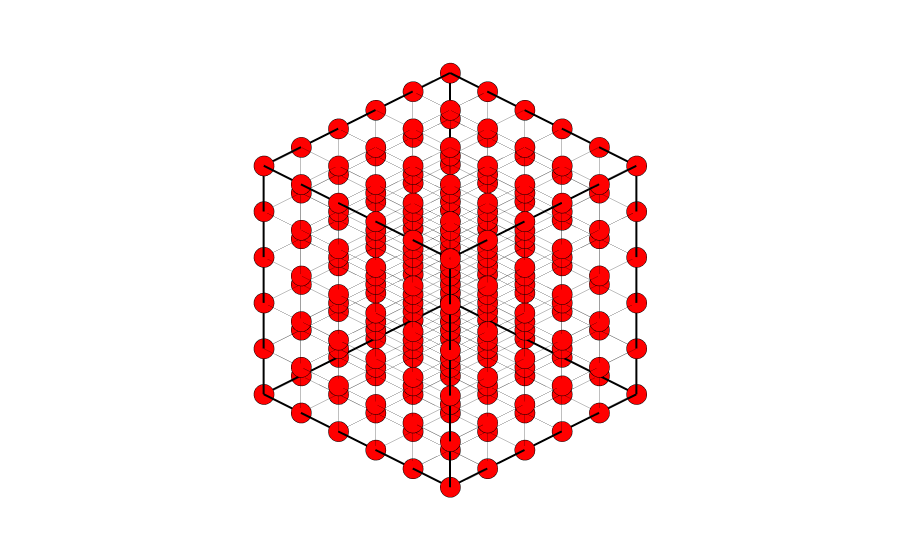

The code cell stored with this chart in its notebook:
### Code cell
def get_positions_plot(filename, saved_filename):

    with open(filename, 'r') as f:
        lines = f.readlines()
    
    num_atoms = int(lines[0])
    block_size = num_atoms + 2
    total_frames = len(lines) // block_size
    
    all_data = []
    for f in range(total_frames):
        start = f * block_size + 2
        end = start + num_atoms
        frame_coords = [l.split()[1:4] for l in lines[start:end]]
        
        df_frame = pd.DataFrame(frame_coords, columns=['x', 'y', 'z'], dtype=float)
        df_frame['frame'] = f  
        all_data.append(df_frame)

    df = pd.concat(all_data, ignore_index=True)

    last_frame = df[df['frame'] == df['frame'].max()]

    fig = px.scatter_3d(
        last_frame,
        x='x', y='y', z='z',
        opacity=1.0,
        template="plotly_white"
    )

    fig.update_traces(
        marker=dict(
            size=7,
            color='red',
            line=dict(width=0.5, color='black')
        )
    )

    # Box edges 
    xmin, ymin, zmin = last_frame[['x','y','z']].min()
    xmax, ymax, zmax = last_frame[['x','y','z']].max()

    edges = [
        ([xmin,xmax],[ymin,ymin],[zmin,zmin]),
        ([xmin,xmax],[ymax,ymax],[zmin,zmin]),
        ([xmin,xmax],[ymin,ymin],[zmax,zmax]),
        ([xmin,xmax],[ymax,ymax],[zmax,zmax]),

        ([xmin,xmin],[ymin,ymax],[zmin,zmin]),
        ([xmax,xmax],[ymin,ymax],[zmin,zmin]),
        ([xmin,xmin],[ymin,ymax],[zmax,zmax]),
        ([xmax,xmax],[ymin,ymax],[zmax,zmax]),

        ([xmin,xmin],[ymin,ymin],[zmin,zmax]),
        ([xmax,xmax],[ymin,ymin],[zmin,zmax]),
        ([xmin,xmin],[ymax,ymax],[zmin,zmax]),
        ([xmax,xmax],[ymax,ymax],[zmin,zmax])
    ]

    for ex, ey, ez in edges:
        fig.add_scatter3d(x=ex, y=ey, z=ez, mode='lines',
                        line=dict(color='black', width=4),
                        showlegend=False)

    fig.update_layout(
        scene=dict(
            aspectmode='cube',
            xaxis=dict(showbackground=False, title='x'),
            yaxis=dict(showbackground=False, title='y'),
            zaxis=dict(showbackground=False, title='z'),
            camera=dict(
                projection=dict(type="orthographic"),
                eye=dict(x=1.6, y=1.6, z=1.3)
            )
        ),
        title_x=0.5
    )

    # Positions array
    pos = last_frame[['x','y','z']].values

    # Bonds
    tree = cKDTree(pos)
    dists, _ = tree.query(pos, k=7)  
    a = np.median(dists[:,1])        
    pairs = tree.query_pairs(r=1.2*a)

    for i, j in pairs:
        fig.add_scatter3d(
            x=[pos[i,0], pos[j,0]],
            y=[pos[i,1], pos[j,1]],
            z=[pos[i,2], pos[j,2]],
            mode='lines',
            line=dict(color='black', width=1),
            opacity=0.5,
            showlegend=False
        )
    # Face coloring
    # vertices = np.array([
    #     [xmin, ymin, zmin],  # 0
    #     [xmax, ymin, zmin],  # 1
    #     [xmax, ymax, zmin],  # 2
    #     [xmin, ymax, zmin],  # 3
    #     [xmin, ymin, zmax],  # 4
    #     [xmax, ymin, zmax],  # 5
    #     [xmax, ymax, zmax],  # 6
    #     [xmin, ymax, zmax],  # 7
    # ])

    # x, y, z = vertices.T

    # # Define the triangles using vertex indices
    # # (i, j, k) correspond to the 3 vertices of each triangle
    
    # # These lists define the 12 triangles (2 per face * 6 faces)
    # # The order must follow the vertices definition above
    # i_indices = [0, 0,  4, 4,  0, 0,  3, 3,  0, 0,  1, 1]
    # j_indices = [1, 2,  5, 6,  1, 5,  2, 6,  3, 7,  2, 6]
    # k_indices = [2, 3,  6, 7,  5, 4,  6, 7,  7, 4,  6, 5]

    # fig.add_trace(go.Mesh3d(
    #     x=x, 
    #     y=y, 
    #     z=z,
    #     # i, j, k are vectors of indices pointing to coordinates in x, y, z
    #     i=i_indices,
    #     j=j_indices,
    #     k=k_indices,
    #     color='lightgray',
    #     opacity=0.4,  # Lower opacity is usually better for bounding boxes
    #     flatshading=True,
    #     showscale=True,
    #     hoverinfo='skip' # Prevents hover labels on the box itself
    # ))
    # x_corners = [xmin, xmax, xmax, xmin, xmin, xmax, xmax, xmin]
    # y_corners = [ymin, ymin, ymax, ymax, ymin, ymin, ymax, ymax]
    # z_corners = [zmin, zmin, zmin, zmin, zmax, zmax, zmax, zmax]

    # fig.add_trace(go.Mesh3d(
    #     x=x_corners,
    #     y=y_corners,
    #     z=z_corners,
    #     # i, j, k are the indices of the vertices for each triangle
    #     i = [0, 0,  4, 4,  0, 0,  3, 3,  0, 0,  1, 1],
    #     j = [1, 2,  5, 6,  1, 5,  2, 6,  3, 7,  2, 6],
    #     k = [2, 3,  6, 7,  5, 4,  6, 7,  7, 4,  6, 5],
    #     color='gray',
    #     opacity=0.15,      # Lower opacity improves the "superposition" depth effect
    #     flatshading=True,  # Makes faces look flat rather than smoothed
    #     showscale=False,
    #     hoverinfo='skip',  # Disables hovering on the box so you can click atoms easily
    #     lightposition=dict(x=100, y=100, z=1000) # Ensures all faces are well-lit
    # ))

    fig.update_layout(
        margin=dict(l=0, r=0, b=0, t=0),
        scene=dict(
            aspectmode='cube',
            xaxis=dict(showbackground=False, showticklabels=False, showgrid=False, zeroline=False, title=''),
            yaxis=dict(showbackground=False, showticklabels=False, showgrid=False, zeroline=False, title=''),
            zaxis=dict(showbackground=False, showticklabels=False, showgrid=False, zeroline=False, title=''),
            camera=dict(
                projection=dict(type="orthographic"),
                eye=dict(x=1.6, y=1.6, z=1.3)
            ),
            
        )
    )

    fig.show()
    fig.write_html(f"{saved_filename}.html")
    fig.write_image(f"{saved_filename}.pdf", scale=2, width=600, height=600)

    return 

filename = simulation_path / "final_position.xyz"
saved_filename = simulation_path / "positions"
get_positions_plot(filename, saved_filename)
